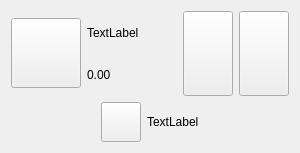
              <widget class="QWidget" name="player5" native="true">
               <property name="maximumSize">
                <size>
                 <width>300</width>
                 <height>16777215</height>
                </size>
               </property>
               <layout class="QHBoxLayout" name="horizontalLayout_19">
                <item>
                 <layout class="QVBoxLayout" name="verticalLayout_17">
                  <item>
                   <layout class="QHBoxLayout" name="horizontalLayout_32">
                    <item>
                     <widget class="QPushButton" name="player4_icon">
                      <property name="minimumSize">
                       <size>
                        <width>70</width>
                        <height>70</height>
                       </size>
                      </property>
                      <property name="maximumSize">
                       <size>
                        <width>70</width>
                        <height>70</height>
                       </size>
                      </property>
                      <property name="text">
                       <string/>
                      </property>
                      <property name="iconSize">
                       <size>
                        <width>70</width>
                        <height>70</height>
                       </size>
                      </property>
                     </widget>
                    </item>
                    <item>
                     <layout class="QVBoxLayout" name="verticalLayout_18">
                      <property name="spacing">
                       <number>0</number>
                      </property>
                      <item>
                       <layout class="QHBoxLayout" name="horizontalLayout_33">
                        <item>
                         <widget class="QLabel" name="player4_name">
                          <property name="text">
                           <string>TextLabel</string>
                          </property>
                         </widget>
                        </item>
                        <item>
                         <spacer name="horizontalSpacer_37">
                          <property name="orientation">
                           <enum>Qt::Horizontal</enum>
                          </property>
                          <property name="sizeHint" stdset="0">
                           <size>
                            <width>40</width>
                            <height>20</height>
                           </size>
                          </property>
                         </spacer>
                        </item>
                       </layout>
                      </item>
                      <item>
                       <layout class="QHBoxLayout" name="horizontalLayout_34">
                        <item>
                         <widget class="QLabel" name="player4_money_available">
                          <property name="text">
                           <string>0.00</string>
                          </property>
                         </widget>
                        </item>
                        <item>
                         <spacer name="horizontalSpacer_39">
                          <property name="orientation">
                           <enum>Qt::Horizontal</enum>
                          </property>
                          <property name="sizeHint" stdset="0">
                           <size>
                            <width>40</width>
                            <height>20</height>
                           </size>
                          </property>
                         </spacer>
                        </item>
                       </layout>
                      </item>
                     </layout>
                    </item>
                    <item>
                     <widget class="QPushButton" name="player4_card1">
                      <property name="minimumSize">
                       <size>
                        <width>50</width>
                        <height>85</height>
                       </size>
                      </property>
                      <property name="text">
                       <string/>
                      </property>
                      <property name="iconSize">
                       <size>
                        <width>50</width>
                        <height>85</height>
                       </size>
                      </property>
                     </widget>
                    </item>
                    <item>
                     <widget class="QPushButton" name="player4_card2">
                      <property name="minimumSize">
                       <size>
                        <width>50</width>
                        <height>85</height>
                       </size>
                      </property>
                      <property name="text">
                       <string/>
                      </property>
                      <property name="iconSize">
                       <size>
                        <width>50</width>
                        <height>85</height>
                       </size>
                      </property>
                     </widget>
                    </item>
                   </layout>
                  </item>
                  <item>
                   <layout class="QHBoxLayout" name="horizontalLayout_14">
                    <item>
                     <spacer name="horizontalSpacer_11">
                      <property name="orientation">
                       <enum>Qt::Horizontal</enum>
                      </property>
                      <property name="sizeHint" stdset="0">
                       <size>
                        <width>40</width>
                        <height>20</height>
                       </size>
                      </property>
                     </spacer>
                    </item>
                    <item>
                     <widget class="QPushButton" name="player4_dealer">
                      <property name="minimumSize">
                       <size>
                        <width>40</width>
                        <height>40</height>
                       </size>
                      </property>
                      <property name="maximumSize">
                       <size>
                        <width>40</width>
                        <height>40</height>
                       </size>
                      </property>
                      <property name="text">
                       <string/>
                      </property>
                      <property name="iconSize">
                       <size>
                        <width>40</width>
                        <height>40</height>
                       </size>
                      </property>
                     </widget>
                    </item>
                    <item>
                     <widget class="QLabel" name="player4_action">
                      <property name="text">
                       <string>TextLabel</string>
                      </property>
                     </widget>
                    </item>
                    <item>
                     <spacer name="horizontalSpacer_12">
                      <property name="orientation">
                       <enum>Qt::Horizontal</enum>
                      </property>
                      <property name="sizeHint" stdset="0">
                       <size>
                        <width>40</width>
                        <height>20</height>
                       </size>
                      </property>
                     </spacer>
                    </item>
                   </layout>
                  </item>
                 </layout>
                </item>
               </layout>
              </widget>
